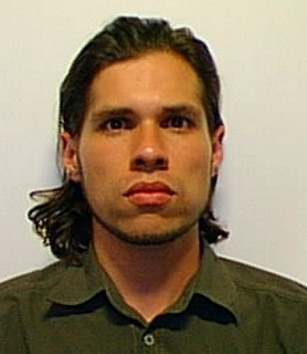
%> input picture Data/Imagenes/1.jpeg, 307 x 354 px
$ octave punto12.m   (GNU Octave 9; MATLAB toolbox functions it lacks are replaced by stand-ins)
%> lines starting %> are read from the running program, lines starting %| are printed output that depends on the picture
% Taller 1 Punto 12
% Con las cuatro metricas, determine quien del grupo es el mas parecido a
% usted y discuta que metrica es la mas conveniente para identificarlo.
% Ensaye introduciendo en la base un par de fotos suyas mas. Construya una
% vecindad con centro en usted y un radio tal que la vecindad tenga 5
% imagenes. Muestre las imagenes. Explique con buenos argumentos si su
% imagen es punto interior, punto frontera o punto de acumulacion del
% conjunto de imagenes del grupo.
%%%%%%%%%%%%%%%%%%%%%%%%%%%%%%%%%%%%%%%%%%%%%%%%%%%%%%%%%%%%%%%%%%%%%%%%%%%

% Preparacion de la informacion
% Se cargan todas las imagenes
rows = 378;
columns = 472;
n = 40;
imagenes = zeros(rows,columns,n);
for i=1:n
    % Se carga la imagen y se convierte a gris
    nombre = strcat(string(i),'.jpeg');
    imagen = imread(nombre);
%> imagen is the input picture: size 354x307x3 uint8; mean R, G, B 143.5, 124.9, 98.8
    grises = rgb2gray(imagen);
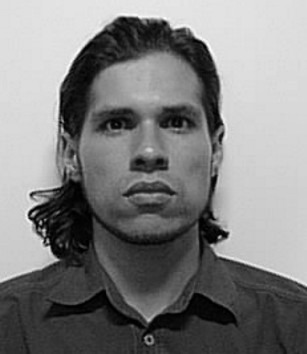
%> grises: size 354x307 uint8; min 0, max 254, mean 127.5

    % Se recalcula el tamano de la imagen para que todas sean iguales
    nuevaImagen = imresize(grises,[rows, columns]);
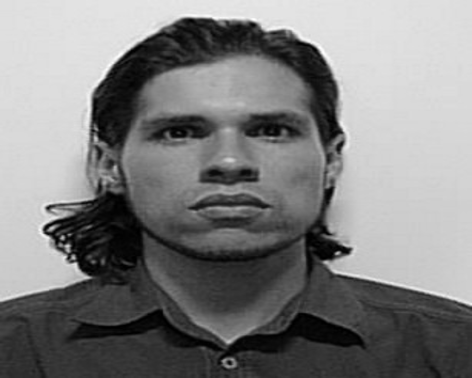
%> nuevaImagen: size 378x472 uint8; min 0, max 255, mean 127.5
%> (the run ends here)
